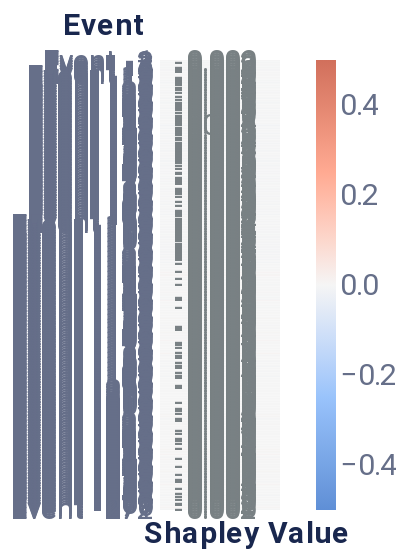

Write notebook code for a chart like this one.
### Code cell
from timeshap.explainer import local_event
from timeshap.plot import plot_event_heatmap
pruning_idx = 0

event_dict = {'rs': 42, 'nsamples': 32000}
event_data = local_event(f, random_sequence, event_dict, entity_uuid=None, entity_col=None, baseline=average_event, pruned_idx=pruning_idx)
event_plot = plot_event_heatmap(event_data)
event_plot

### Figure 1 — Vega-Lite specification as saved in the notebook (floating-point values rounded to 4 significant figures; data arrays with more than 128 entries replaced by an {"elided": "..."} marker saying what was removed)
{"config": {"axis": {"domain": true, "domainColor": "#666F89", "grid": false, "gridCap": "round", "gridColor": "#B3B7C4", "gridDash": [2, 4], "gridWidth": 0.5, "labelColor": "#666F89", "labelFont": "Roboto, Arial, sans-serif", "labelPadding": 2, "tickColor": "#666F89", "tickOpacity": 0.5, "tickSize": 4, "titleColor": "#19274E", "titleFont": "Roboto, Arial, sans-serif", "titleFontSize": 12}, "axisBand": {"domain": true, "labelPadding": 4, "ticks": false}, "axisY": {"domain": false, "titleAlign": "left", "titleAngle": 0, "titleX": -20, "titleY": -10}, "legend": {"labelColor": "#666F89", "labelFont": "Roboto, Arial, sans-serif", "labelFontSize": 12, "symbolSize": 40, "titleColor": "#19274E", "titleFont": "Roboto, Arial, sans-serif", "titleFontSize": 12, "titlePadding": 4}, "arc": {"stroke": "#FFFFFF", "strokeWidth": 1}, "bar": {"fill": "#2770EB", "stroke": null}, "line": {"stroke": "#2770EB", "strokeWidth": 2}, "path": {"stroke": "#2770EB", "strokeWidth": 0.5}, "point": {"fill": "#2770EB", "shape": "circle", "filled": true}, "rect": {"fill": "#2770EB"}, "rule": {"stroke": "#666F89"}, "shape": {"stroke": "#2770EB"}, "text": {"color": "#19274E", "font": "Roboto, Arial, sans-serif", "fontSize": 12}, "range": {"category": ["#2770EB", "#77B98A", "#DA5252", "#FFC400", "#A87AEA", "#00A39E", "#19274E"], "diverging": ["#006360", "#2BB3AE", "#96D9D7", "#FFFFFF", "#EDAAAA", "#DA5252", "#811D1D"], "heatmap": ["#18448F", "#1B4EA5", "#2770EB", "#4C88EE", "#82ACF3", "#A6C4F7", "#E9F1FD"], "ramp": ["#18448F", "#1B4EA5", "#2770EB", "#4C88EE", "#82ACF3", "#A6C4F7", "#E9F1FD"]}, "background": "#FFFFFF", "group": {"fill": "#FFFFFF"}, "header": {"labelColor": "#19274E", "labelFont": "Roboto, Arial, sans-serif", "labelFontSize": 12, "titleColor": "#19274E", "titleFont": "Roboto, Arial, sans-serif", "titleFontSize": 16}, "title": {"anchor": "start", "color": "#19274E", "font": "Roboto, Arial, sans-serif", "fontSize": 20, "fontWeight": "bold", "offset": 20, "subtitleColor": "#19274E", "subtitleFontSize": 16}, "view": {"continuousHeight": 300, "continuousWidth": 400, "stroke": "transparent"}}, "layer": [{"mark": "rect", "encoding": {"color": {"field": "rounded", "legend": {"gradientLength": 225, "gradientThickness": 10, "labelFontSize": 15, "orient": "right"}, "scale": {"domain": [-0.5, 0.5], "range": ["#5f8fd6", "#99c3fb", "#f5f5f5", "#ffaa92", "#d16f5b"]}, "title": null, "type": "quantitative"}, "x": {"axis": {"title": "Shapley Value", "titleFontSize": 15}, "field": "column", "type": "ordinal"}, "y": {"axis": {"domain": false, "labelFontSize": 15, "title": "Event", "titleFontSize": 15, "titleX": -49}, "field": "Feature", "sort": {"elided": "272 str values"}, "type": "ordinal"}}}, {"mark": {"type": "text", "align": "right", "baseline": "middle", "color": "#798184", "dx": 18, "fontSize": 15}, "encoding": {"text": {"field": "rounded_str", "type": "nominal"}, "x": {"axis": {"domain": false, "labels": false, "title": "Shapley Value", "titleX": 43}, "field": "column", "type": "ordinal"}, "y": {"axis": {"domain": false, "labelFontSize": 15, "title": "Event", "titleFontSize": 15, "titleX": -49}, "field": "Feature", "sort": {"elided": "272 str values"}, "type": "ordinal"}}}], "data": {"name": "data-74ee9a10f29fd93f325437a08e21649d"}, "height": 225, "width": 60, "$schema": "https://vega.github.io/schema/vega-lite/v4.17.0.json", "datasets": {"data-74ee9a10f29fd93f325437a08e21649d": {"elided": "272 records"}}}
